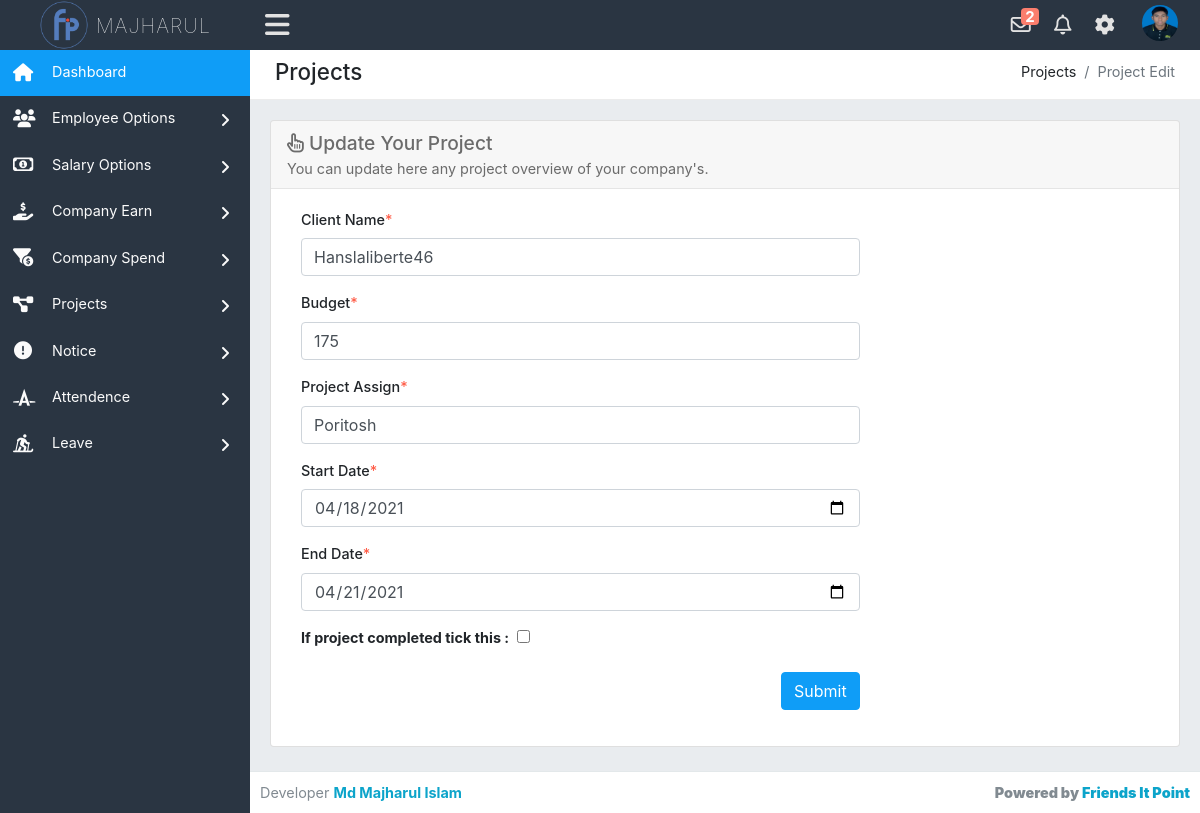
Page /admin/projectEdit.php?projectId=4 (signed in) on the committed database.
### tables this page shows
CREATE TABLE `projects` (
  `project_id` int(50) NOT NULL,
  `client_name` varchar(200) NOT NULL,
  `budget` int(100) NOT NULL,
  `project_assign` varchar(200) NOT NULL,
  `start_date` varchar(20) NOT NULL,
  `end_date` varchar(20) NOT NULL,
  `completed` int(10) NOT NULL,
  `monthly_project_date` varchar(25) NOT NULL
);

### admin/projectEdit.php (the view, shortened to what this page needs)
<?php require_once('header.php'); ?>
<?php
    if ($_REQUEST['projectId']) {
        $id = $_REQUEST['projectId'];
    }
    else{
        header('location:projectOverview.php');
    }
?>
<div class="row">
    <div class="col-xl-12">
        <div class="breadcrumb-holder">
            <h1 class="main-title float-left">Projects</h1>
            <ol class="breadcrumb float-right">
                <li class="breadcrumb-item">Projects</li>
                <li class="breadcrumb-item active">Project Edit</li>
            </ol>
            <div class="clearfix"></div>
        </div>
    </div>
</div>
<div class="row">
	<div class="col-xs-12 col-sm-12">
        <div class="card mb-3">
            <div class="card-header">
                <h3><i class="far fa-hand-pointer"></i> Update Your Project</h3> You can update here any project overview of your company's.
            </div>
            <div class="card-body">
                <form action="" method="POST">
                    <?php
                        $viewproject = $pdo->prepare('SELECT * FROM projects WHERE project_id=?');
                        $viewproject->execute(array($id));
                        $projectall = $viewproject->fetchAll(PDO::FETCH_ASSOC);
                        foreach ($projectall as $singleProject) :
                     ?>
	                <div class="col-md-8">
                        <div class="form-group">
                            <label for="clname">Client Name<span class="text-danger">*</span></label>
                            <input type="text" name="client_name" class="form-control" id="clname" value="<?php echo $singleProject['client_name']; ?>">
                        </div>
                    </div>
                    <div class="col-md-8">
	                   	<div class="form-group">
	                        <label for="bdgt">Budget<span class="text-danger">*</span></label>
	                        <input type="number" name="client_budget" class="form-control" id="bdgt" value="<?php echo $singleProject['budget']; ?>">
	                    </div>
                    </div>
                    <div class="col-md-8">
                        <div class="form-group">
                            <label for="pasg">Project Assign<span class="text-danger">*</span></label>
                            <input type="text" name="project_assign" class="form-control" id="pasg" value="<?php echo $singleProject['project_assign']; ?>">
                        </div>
                    </div>
                    <div class="col-md-8">
                        <div class="form-group">
                            <label for="startdate">Start Date<span class="text-danger">*</span></label>
                            <input type="date" name="start_date" class="form-control" id="startdate" value="<?php echo $singleProject['start_date']; ?>">
                        </div>
                    </div>
                    <div class="col-md-8">
                        <div class="form-group">
                            <label for="enddate">End Date<span class="text-danger">*</span></label>
                            <input type="date" name="end_date" class="form-control" id="enddate" value="<?php echo $singleProject['end_date']; ?>">
                        </div>
                    </div>
                    <div class="col-md-8">
                        <div class="form-group">
                            <label for="complete"><strong>If project completed tick this :&nbsp;</strong></label>
                            <input type="checkbox" name="completed" id="complete">
                        </div>
                    </div>
                    <div class="col-md-8">
                    	<div class="form-group text-right m-b-0">
	                        <button class="btn btn-primary" type="submit" name="updateProject">
	                            Submit
	                        </button>
                    	</div>
                    </div>
                <?php endforeach; ?>
                </form>
            </div>
        </div>
    </div>
</div>
<?php require_once('footer.php'); ?>

### admin/header.php (shortened to what this page needs)
<?php require_once('../config.php'); ?>
<!DOCTYPE html>
<html lang="en">
<head>
    <link href="../assets/css/bootstrap.min.css" rel="stylesheet" type="text/css" />
    <link href="../assets/font-awesome/css/all.css" rel="stylesheet" type="text/css" />
    <link rel="stylesheet" href="../fancybox-master/dist/jquery.fancybox.min.css">
    <link rel="stylesheet" href="../livedatetime/clock.css">
    <link rel="stylesheet" href="../livedatetime/calendar.css">
    <link href='https://netdna.bootstrapcdn.com/font-awesome/3.2.1/css/font-awesome.css' rel='stylesheet' type='text/css'>
    <link rel="stylesheet" type="text/css" href="../assets/css/dataTables.bootstrap.min.css" />
    <link rel="stylesheet" type="text/css" href="../assets/plugins/datatables/datatables.min.css" />
    <link href="../assets/css/style.css" rel="stylesheet" type="text/css" />
</head>
<body class="adminbody">
    <div id="main">
        <div class="headerbar">
            <?php
                $stm = $pdo->prepare('SELECT * FROM admin_info WHERE admin_id=?');
                $stm->execute(array($_SESSION['logged_in']));
                $rslt = $stm->fetchAll(PDO::FETCH_ASSOC);
                foreach($rslt as $row) :
            ?>
            <div class="headerbar-left">
                <a href="index.php" class="logo">
                    <img alt="Logo" src="../assets/images/logo.png" />
                    <span><?php echo $row['admin_name']; ?></span>
                </a>
            </div>
            <nav class="navbar-custom">
                <ul class="list-inline float-right mb-0">
                    <li class="list-inline-item dropdown notif">
                        <a class="nav-link dropdown-toggle arrow-none" data-toggle="dropdown" href="#" aria-haspopup="false" aria-expanded="false">
                            <i class="far fa-envelope"></i>
                            <?php
                                $notify_s = $pdo->prepare('SELECT * FROM notification WHERE type=? AND status=? ORDER BY date DESC');
                                $notify_s->execute(array('salary','unread'));
                                $notify_result = $notify_s->fetchAll(PDO::FETCH_ASSOC);
                                if(count($notify_result) > 0 ) :
                             ?>
                            <span class="mycounter"><?php echo count($notify_result); ?></span>
                            <?php endif; ?>
                        </a>
                    </li>
                    <li class="list-inline-item dropdown notif">
                        <a class="nav-link dropdown-toggle arrow-none" data-toggle="dropdown" href="#" aria-haspopup="false" aria-expanded="false">
                            <i class="far fa-bell"></i>
                        </a>
                    </li>
                    <li class="list-inline-item dropdown notif">
                        <a class="nav-link dropdown-toggle arrow-none" data-toggle="dropdown" href="#" aria-haspopup="false" aria-expanded="false">
                            <i class="fas fa-cog"></i>
                        </a>
                    </li>
                    <li class="list-inline-item dropdown notif">
                        <a class="nav-link dropdown-toggle nav-user" data-toggle="dropdown" href="#" aria-haspopup="false" aria-expanded="false">
                            <?php if($row['admin_pic'] != 'avatar') : ?>
                            <img src="../uploads/<?php echo $row['admin_pic']; ?>" alt="Profile image" class="avatar-rounded">
                            <?php else : ?>
                            <img src="../assets/images/avatars/admin.png" alt="Profile image" class="avatar-rounded">
                        </a>
                        <?php endif; endforeach; ?>
                    </li>
                </ul>
                <ul class="list-inline menu-left mb-0">
                    <li class="float-left">
                        <button class="button-menu-mobile open-left">
                            <i class="fas fa-bars"></i>
                        </button>
                    </li>
                </ul>
            </nav>
        </div>
        <div class="left main-sidebar">
            <div class="sidebar-inner leftscroll">
                <div id="sidebar-menu">
                    <ul>
                        <li class="submenu">
                            <a class="active" href="index.php">
                                <i class="fas fa-home"></i>
                                <span> Dashboard </span>
                            </a>
                        </li>
                        <li class="submenu">
                            <a id="tables" href="#">
                                <i class="fas fa-users"></i>
                                <span> Employee Options </span>
                                <span class="menu-arrow"></span>
                            </a>
                        </li>
                        <li class="submenu">
                            <a id="tables" href="#">
                                <i class="far fa-money-bill-alt"></i>
                                <span> Salary Options </span>
                                <span class="menu-arrow"></span>
                            </a>
                        </li>
                        <li class="submenu">
                            <a id="tables" href="#">
                                <i class="fas fa-hand-holding-usd"></i>
                                <span> Company Earn </span>
                                <span class="menu-arrow"></span>
                            </a>
                        </li>
                        <li class="submenu">
                            <a id="tables" href="#">
                                <i class="fas fa-funnel-dollar"></i>
                                <span> Company Spend </span>
                                <span class="menu-arrow"></span>
                            </a>
                        </li>
                        <li class="submenu">
                            <a id="tables" href="#">
                                <i class="fas fa-project-diagram"></i>
                                <span> Projects </span>
                                <span class="menu-arrow"></span>
                            </a>
                        </li>
                        <li class="submenu">
                            <a id="tables" href="#">
                                <i class="fas fa-exclamation-circle"></i>
                                <span> Notice </span>
                                <span class="menu-arrow"></span>
                            </a>
                        </li>
                        <li class="submenu">
                            <a id="tables" href="#">
                                <i class="fab fa-autoprefixer"></i>
                                <span> Attendence </span>
                                <span class="menu-arrow"></span>
                            </a>
                        </li>
                        <li class="submenu">
                            <a id="tables" href="#">
                                <i class="fas fa-skiing-nordic"></i>
                                <span> Leave </span>
                                <span class="menu-arrow"></span>
                            </a>
                        </li>
                    </ul>
                </div>
            </div>
        </div>
        <div class="content-page">
            <div class="content">
                <div class="container-fluid">

### livedatetime/clock.css (style rules this page uses)
* { margin: 0; padding: 0; box-sizing: border-box; }

### rows in the picture
projects: client_name "Hanslaliberte46", client_budget "175", project_assign "Poritosh", start_date "04/18/2021", end_date "04/21/2021"

### other values in the picture
$row['admin_name'] "MAJHARUL"
count($notify_result) "2"
